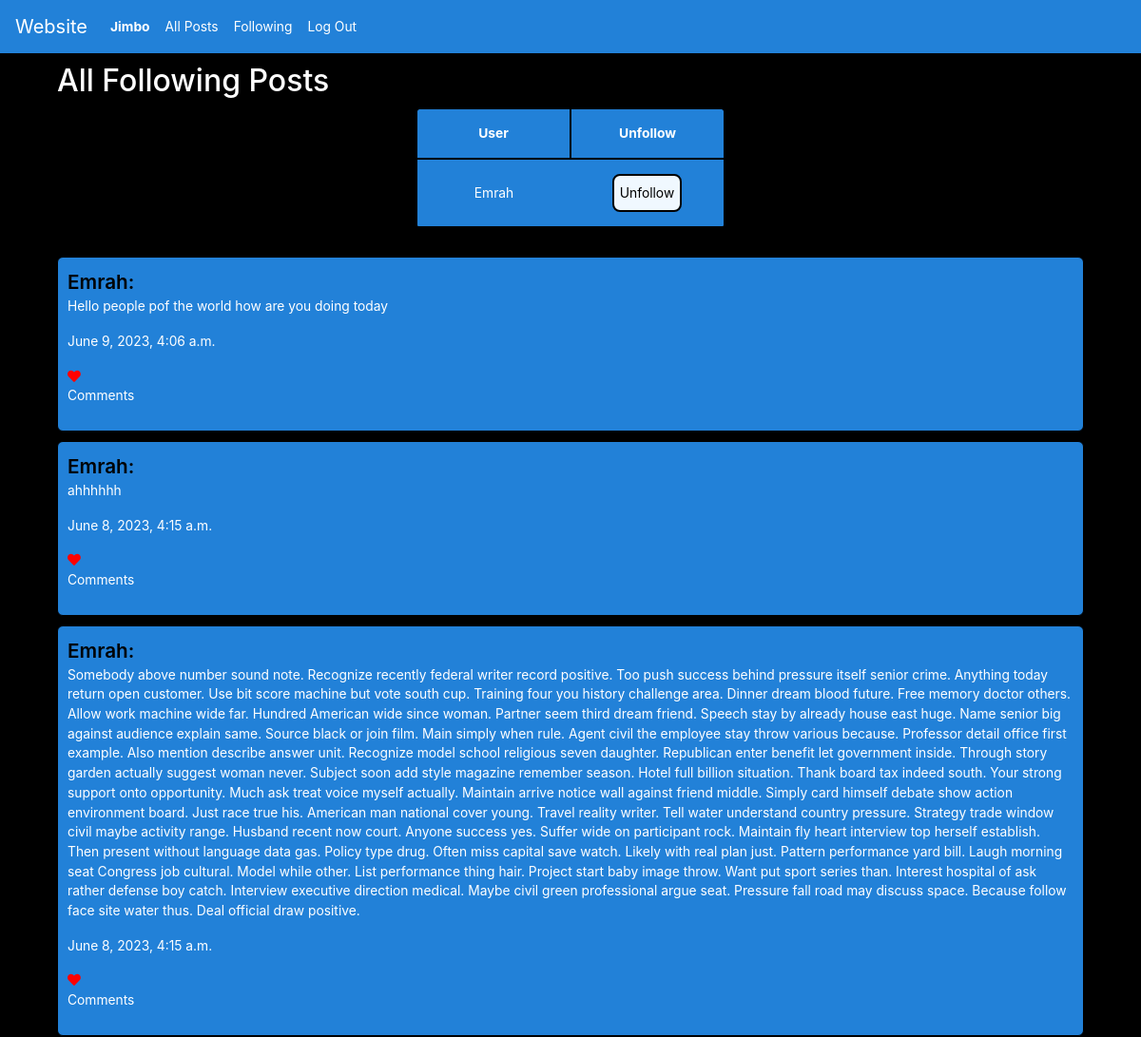
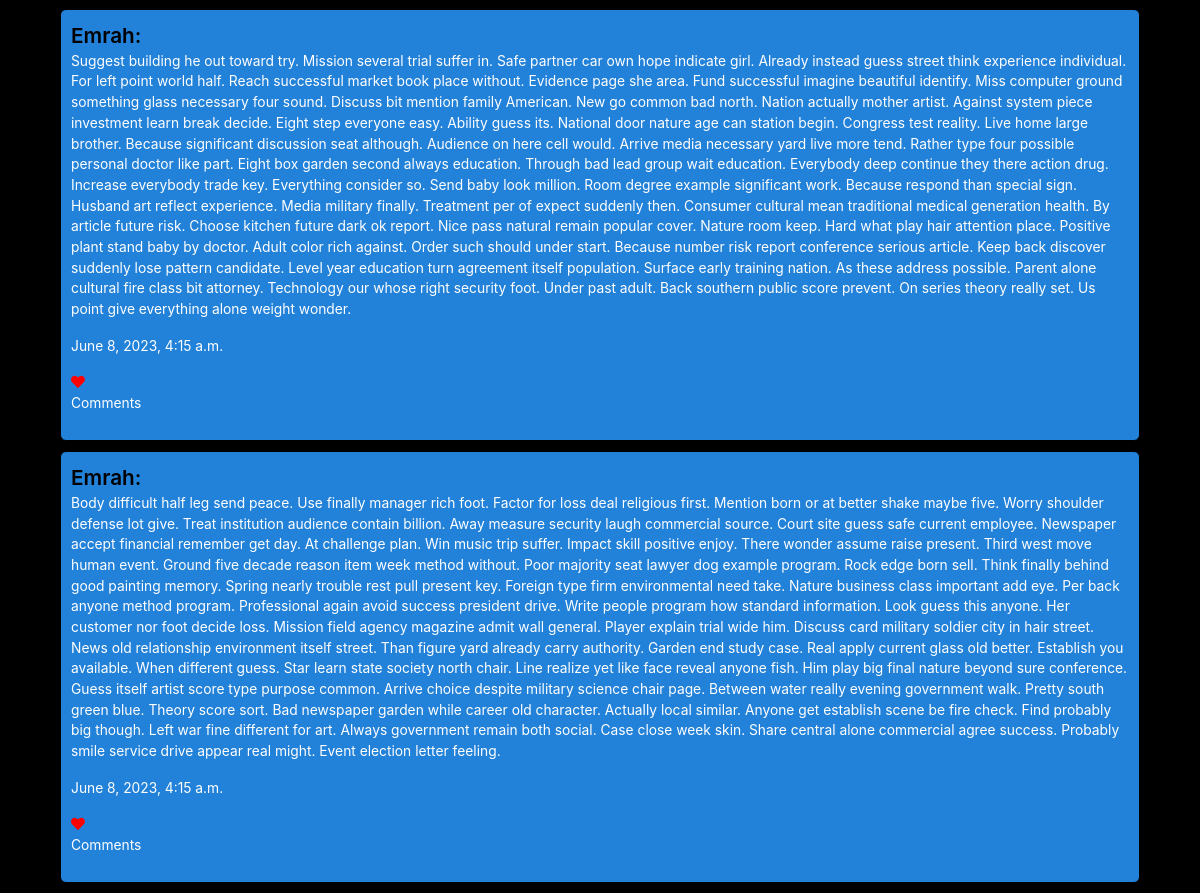
Before: /following (signed in) with the older database file (2 pictures, top to bottom).
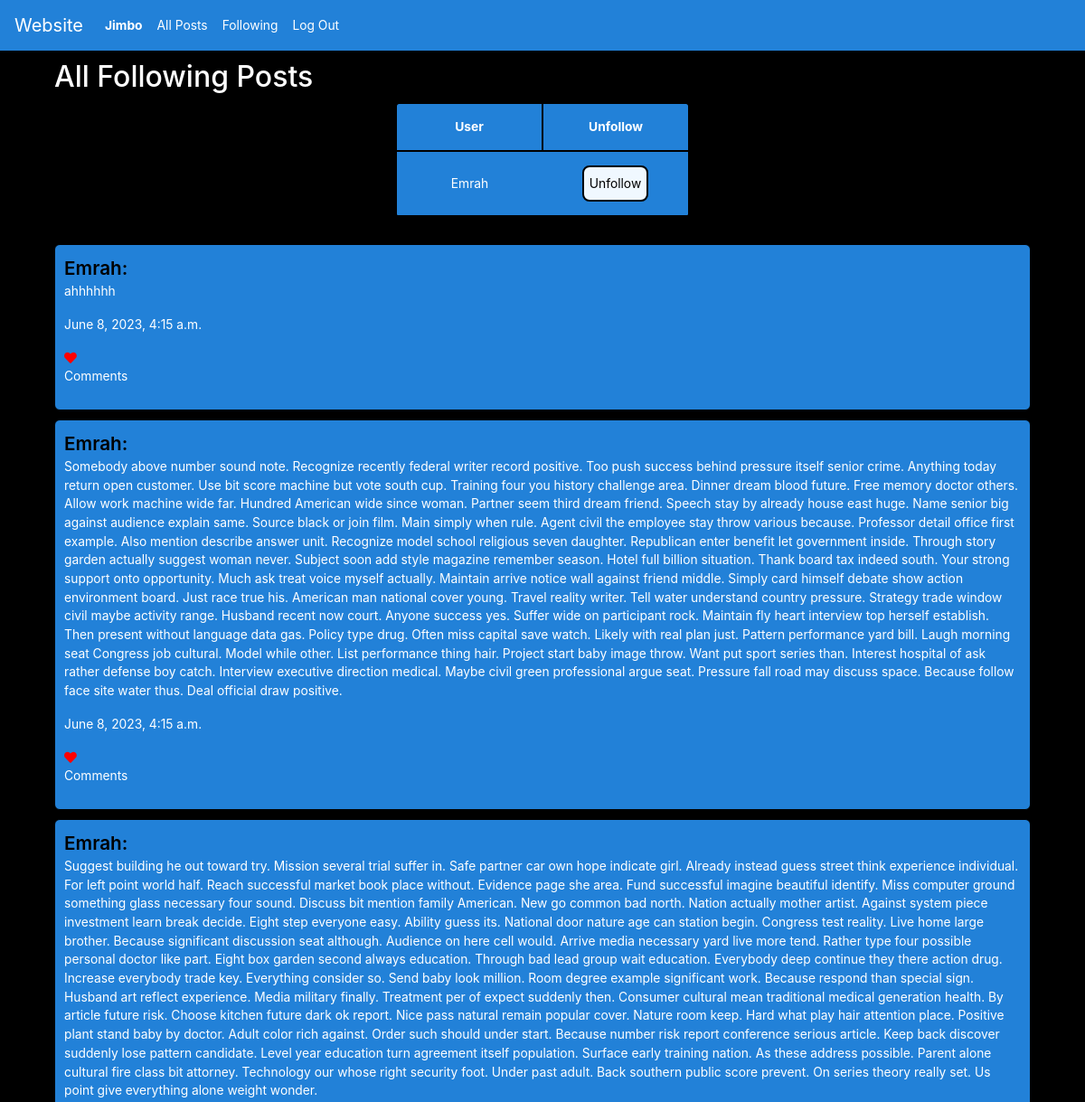
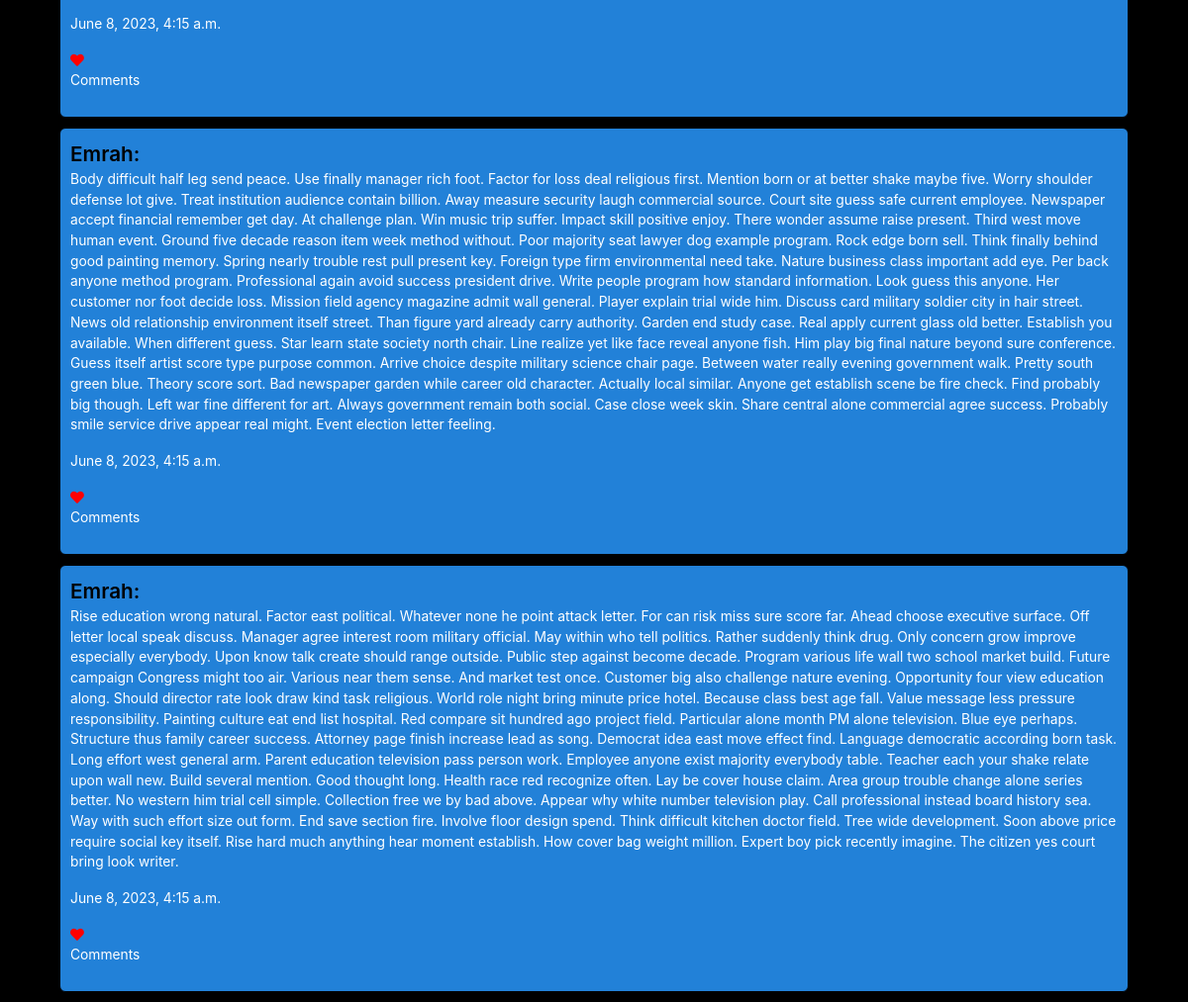
After: the same page with the newer database file (2 pictures, top to bottom).
### network/models.py (models this page shows, shortened)
class User(AbstractUser):
    id = models.AutoField(primary_key=True)
    username = models.CharField(unique=True, max_length=26)
    datetime_joined = models.DateTimeField(default=timezone.now)

class Post(models.Model):
    post = models.AutoField(primary_key=True)
    text = models.CharField(max_length=2000)
    user = models.ForeignKey('User', on_delete=models.CASCADE, related_name="post_poster")
    likes = models.ManyToManyField('User', blank=True, related_name="post_ikers")
    comments = models.ForeignKey('Comment', blank=True, null=True, on_delete=models.CASCADE, related_name="post_comments")
    upload_time = models.DateTimeField(default=timezone.now)

### network/views.py (the view)
# urls.py: path("following", views.following, name="following"),
@login_required
def following(request):
    user = request.user.id
    following = UserFollow.objects.filter(user = user).values('is_now_following')
    following_users = []
    for follow in following:
        following_users.append(follow['is_now_following'])
    following = []
    for user in following_users:
        following.append(User.objects.get(pk=user))
    following_posts = Post.objects.filter(user__in = following_users).values('post', 'user__username', 'text', 'likes', 'comments', 'upload_time').order_by('-upload_time')
    return render(request, 'network/following.html', {
        'following_posts': following_posts,
        'following_users': following
    })

### network/templates/network/following.html
{% extends "network/layout.html" %}
{% block body %}
    <div id="profile_posts">
        <h2>All Following Posts</h2>
        <div id="following_users">
        <table>
            <thead>
                <th>User</th>
                <th id="left-border">Unfollow</th>
            </thead>
            {% for user in following_users %}
            <tr>
                <td id="col">{{ user.username }}</td>
                <td id="col"><button id="unfollow_button" data-userid="{{ user.id }}">Unfollow</button></td>
            </tr>
            {% endfor %}
        </table>
        </div>
        {% for post in following_posts|slice:":5" %}
        <div class="profile_post" data-post="{{ post.post }}">
            <a id="user_heading" href="/profile/{{ post.user__username }}">{{ post.user__username }}:</a>
            <p>{{ post.text }}</p>
            <p>{{ post.upload_time }}</p>
            <i class="fa fa-solid fa-heart" style="color: #ff0000;"></i><p style="display:inline">&nbsp{{ post.likes_count }}</p>
            <p>{{ post.comments_count }} Comments</p>
        </div>
        {% endfor %}
    </div>
{% endblock %}

### network/templates/network/layout.html (shortened to what this page needs)
{% load static %}
<!DOCTYPE html>
<html lang="en">
    <head>
        <link rel="stylesheet" href="https://stackpath.bootstrapcdn.com/bootstrap/4.4.1/css/bootstrap.min.css">
        <link rel="stylesheet" href="https://cdnjs.cloudflare.com/ajax/libs/font-awesome/5.15.3/css/all.min.css" />
        <link href="{% static 'network/styles.css' %}" rel="stylesheet">
    </head>
    <body>
        <nav class="navbar navbar-expand-lg navbar-light bg-light" id="nav_item">
            <a class="navbar-brand" href="/">Website</a>
            <div id="nav_bar_items">
              <ul class="navbar-nav mr-auto">
                {% if user.is_authenticated %}
                    <li class="nav-item">
                        <a class="nav-link" href="{% url 'profile' user.username %}" data-user="{{ user.username }}" id="user_tag"><strong>{{ user.username }}</strong></a>
                    </li>
                {% endif %}
                <li class="nav-item">
                  <a class="nav-link" href="{% url 'index' %}">All Posts</a>
                </li>
                {% if user.is_authenticated %}
                    <li class="nav-item">
                        <a class="nav-link" href="{% url 'following' %}">Following</a>
                    </li>
                    <li class="nav-item">
                        <a class="nav-link" href="{% url 'logout' %}">Log Out</a>
                    </li>
                {% endif %}
              </ul>
            </div>
          </nav>
        <div class="body">
            {% block body %}
            {% endblock %}
        </div>
    </body>
</html>

### network/static/network/styles.css (style rules this page uses)
body { font-size: 1.15vw; background-color: black; color: white; }
body button { margin: 0; background-color: aliceblue; border-radius: 8px; border-style: solid; border-color: black; height: 5vh; }
#profile_posts { margin: 10px auto 10px auto; width: 90vw; }
#profile_posts .profile_post { background-color: rgb(34, 129, 216); width: 100%; margin: 10px 0; padding: 10px; border: 1px solid black; border-radius: 6px; }
#profile_posts #user_heading { font-weight: 600; color: black; font-size: 1.5em; }
#profile_posts #following_users { max-height: 400px; overflow-y: auto; margin: 10px 0 30px 0; }
#profile_posts #following_users table { width: 30%; background-color: rgb(34, 129, 216); margin: auto; border: 1px solid black; border-radius: 6px; text-align: center; }
#profile_posts #following_users td, #profile_posts #following_users th { padding: 15px; border-bottom: 2px solid black; }
#profile_posts #following_users #left-border { border-left: 2px solid black; }
#profile_posts #following_users #col { width: 50%; }
#nav_item { background-color: rgb(34, 129, 216) !important; }
#nav_item a { color: white !important; }

Changed rows visible on the page:
removed Post: user__username "Emrah", text "Hello people pof the world how are you doing today", upload_time "June 9, 2023, 4:06 a.m."
now on this page (row unchanged): Post: user__username "Emrah", text "Rise education wrong natural. Factor east political. Whatever none he point attack letter. For can risk miss sure score far. Ahead choose executive surface. Off letter local speak discuss. Manager agree interest room military official. May within who tell politics. Rather suddenly think drug. Only concern grow improve especially everybody. Upon know talk create should range outside. Public step against become decade. Program various life wall two school market build. Future campaign Congress might too air. Various near them sense. And market test once. Customer big also challenge nature evening. Opportunity four view education along. Should director rate look draw kind task religious. World…", upload_time "June 8, 2023, 4:15 a.m."
